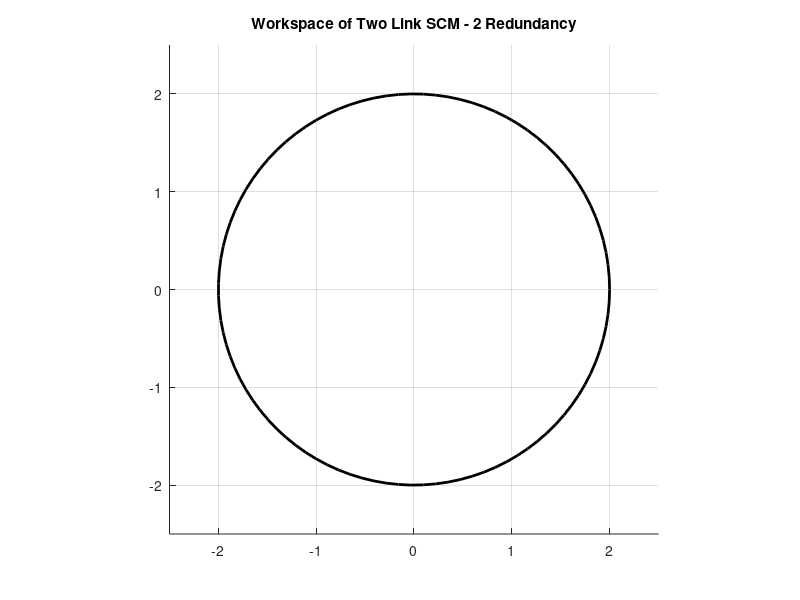

MATLAB code to generate this figure: (Note: this script raises an error after producing the figure.)

%%
% Topic: Limb Reachable Workspace of a 2 Link Serial Chain Manipulator
% Author: Shivam Chaudhary
%         Indian Institute of Technology Gandhinagar
%         shivamchaudhary@iitgn.ac.in
% Date: 12 Feb 2022

%% Steps to compute the workspace:
%	1. Pick a point P(x, y) in the task space.
%	2. Find corresponding configuration q, through inverse kinematics.
%	3. Find structure matrix, A(q)
%	4. Check whether A is full rank; if rank(A) = n
%	If rank (A) not equal or < n => P (x, y) is not in the workspace.
%	5. If rank (A) = n, find eta(A) [using null space function in MATLAB]
%	6. Check if the elements of eta(A) columns are of same sign [each element has to be of the same sign 
%       and different column signs need not be same].
%	7. If above true (each column has same sign), that means P(x, y) is in the workspace.
%	Else P (x, y) is not in the workspace.

%% Defining the constants
L1 = 1;
L2 = 1;
CENTER = [0, 0];
RADIUS = 2;
NUMBER_OF_CABLES = 4;    % For 2 redundancy using 4 cables or 3 cables for 1 redundancy.
if NUMBER_OF_CABLES == 3
    M = [-1 0; 0.5, 0; 1 0];
end
if NUMBER_OF_CABLES == 4
    M = [-1 0; -0.5, 0; 0.5, 0; 1 0];
end
%% Initialising the graph
% Clear the axes.
cla

% Plot the TaskSpace.
viscircles(CENTER,RADIUS,'Color',"black"); 
hold on


% Fix the axis limits.
xlim([-2.5 2.5])
ylim([-2.5 2.5])

% Set the axis aspect ratio to 1:1.
axis square

% Set the grid on
grid on

% Set a title.
if NUMBER_OF_CABLES == 3
    title("Workspace of Two Link SCM - 1 Redundancy")
end

if NUMBER_OF_CABLES == 4
    title("Workspace of Two Link SCM - 2 Redundancy")
end

for x=-2:0.01:2
    for y=-2:0.01:2
        if x^2 + y^2 > RADIUS^2
            continue
        end
        %% Step 1: Pick a point P(x, y) in the task space which will be the region
        % inside the circle.

        % This point is chosen manually for testing, points inside the circle will
        % be chosed using a formula and will be iterated.
        point = [x, y];
        %plot(point(1), point(2), "ro")

        %% 2. Find corresponding configurations of q, through inverse kinematics.
        [Q11, Q12, Q21, Q22] = findJointAngles(point, L1, L2);  % There are multiple values for Q1 and Q2
        %plotPoints(L1, L2, Q11, Q21, M);
        %plotPoints(L1, L2, Q12, Q22, M);

        %% 3. Find Structure Matrix
        %    The structure matrix will be 2 * 3 (or 4) (num of joints * num of cables)

        if NUMBER_OF_CABLES == 3
            A = structureMatrix(M, L1, L2, Q11, Q21);
        end
        if NUMBER_OF_CABLES == 4
            A = structureMatrix4Red(M, L1, L2, Q11, Q21);
        end
        A(isnan(A)) = 0;

        %% 4. Check whether A is full rank i.e., if rank(A) = n
        %    If rank (A) not equal or < n => P (x, y) is not in the workspace.
        rankOfA = rank(A);
        if rankOfA ~= 2
            continue
        end

        %% 5. If rank (A) = n, find eta(A) (null space) [using null space function in MATLAB]
        eta = null(A);

        %% 6. Check if the elements of eta(A) columns are of same sign [each element has to be of the same sign 
        %    and different column signs need not be same].
        exists = existsInWorkspace(eta);

        %% 7. If above true (each column has same sign), that means P(x, y) is in the workspace.
        %	 Else P (x, y) is not in the workspace. 
        %    Plot the point if it exists in the workspace and iterate.
        if exists
            plot(point(1), point(2), "g.")
            %disp("exists")
        end
    end
end

%% Plotting the links and cables
point = [0.5, -1.5];
[Q11, Q12, Q21, Q22] = findJointAngles(point, L1, L2);  % There are multiple values for Q1 and Q2
plotPoints(L1, L2, Q11, Q21, M);


